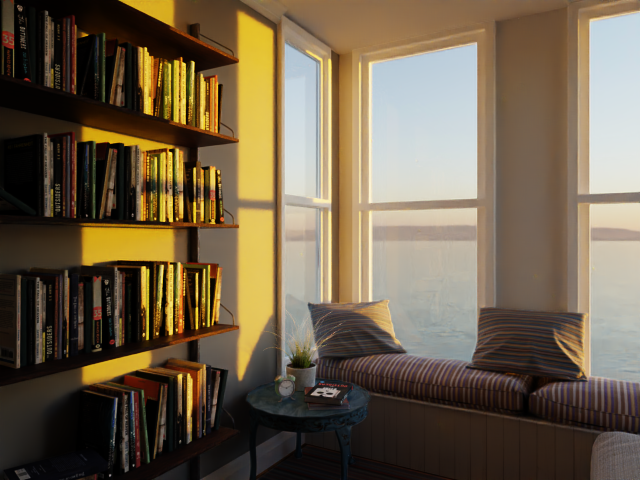
#> input picture Data/Frame1.tif, 640 x 480 px
$ jupyter execute comp_vision.ipynb
#> lines starting #> are read from the running program, lines starting #| are printed output that depends on the picture; long printed decimals are rounded
[cell 1]
from matplotlib import pyplot as plt
import cv2 as cv
import numpy as np

[cell 2]
###implement SIFT on image 1
img1 = cv.imread('Data/Frame1.tif')
#> img1 is the input picture: shape (480, 640, 3); mean B, G, R 74.2, 95.9, 110.6
gray1= cv.cvtColor(img1,cv.COLOR_BGR2GRAY)
sift1 = cv.SIFT_create()
kp1 = sift1.detect(gray1,None)
#> kp1 = 1081 keypoints; strongest (x, y, size): (193, 63, 2.8), (197, 274, 1.9), (197, 309, 2), (197, 327, 1.9)
img1=cv.drawKeypoints(gray1,kp1,img1)
cv.imwrite('sift_keypoints_img1.jpg',img1)
#> Out = True

[cell 3]
###implement SIFT on image 2
img2 = cv.imread('Data/Frame2.tif')
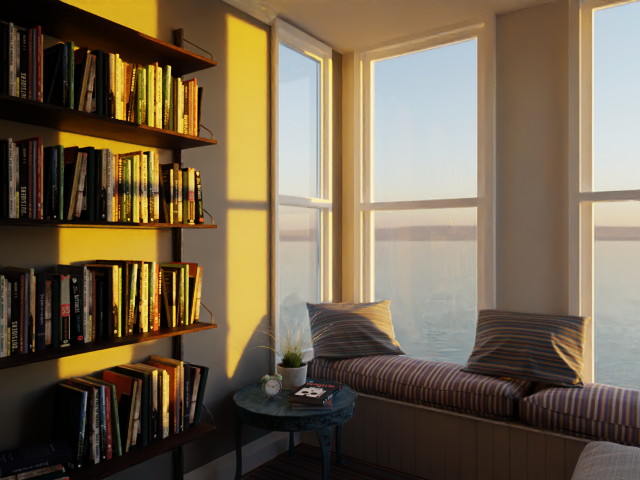
#> input picture Data/Frame2.tif, 640 x 480 px
#> img2 is the input picture: shape (480, 640, 3); mean B, G, R 76.9, 100.2, 115.4
gray2= cv.cvtColor(img2,cv.COLOR_BGR2GRAY)
sift2 = cv.SIFT_create()
kp2 = sift2.detect(gray2,None)
#> kp2 = 1120 keypoints; strongest (x, y, size): (130, 330, 1.9), (115, 331, 2), (118, 55, 2), (136, 266, 3)
img2=cv.drawKeypoints(gray2,kp2,img2)
cv.imwrite('sift_keypoints_img2.jpg',img2)
#> Out = True

[cell 4]
###Draw matches of salient features
img1 = cv.imread('Data/Frame1.tif',cv.IMREAD_GRAYSCALE)
#> img1: shape (480, 640); min 0, max 244, mean 97.8
img2 = cv.imread('Data/Frame2.tif',cv.IMREAD_GRAYSCALE)
#> img2: shape (480, 640); min 0, max 248, mean 102.1
# Initiate SIFT detector
sift = cv.SIFT_create()
# find the keypoints and descriptors with SIFT
kp1, des1 = sift.detectAndCompute(img1,None)
#> kp1 = 1082 keypoints; strongest (x, y, size): (193, 63, 2.8), (197, 274, 1.9), (197, 309, 2), (197, 327, 1.9)
kp2, des2 = sift.detectAndCompute(img2,None)
# BFMatcher with default params
bf = cv.BFMatcher()
matches = bf.knnMatch(des1,des2,k=2)
#> matches = 1082 matches
# Apply ratio test
good = []
for m,n in matches:
    if m.distance < 0.75*n.distance: #default is 0.75
        good.append([m])
#> after the loop, good = 479 matches
#draw matches
img3 = cv.drawMatchesKnn(img1,kp1,img2,kp2,good,None,flags=cv.DrawMatchesFlags_NOT_DRAW_SINGLE_POINTS)
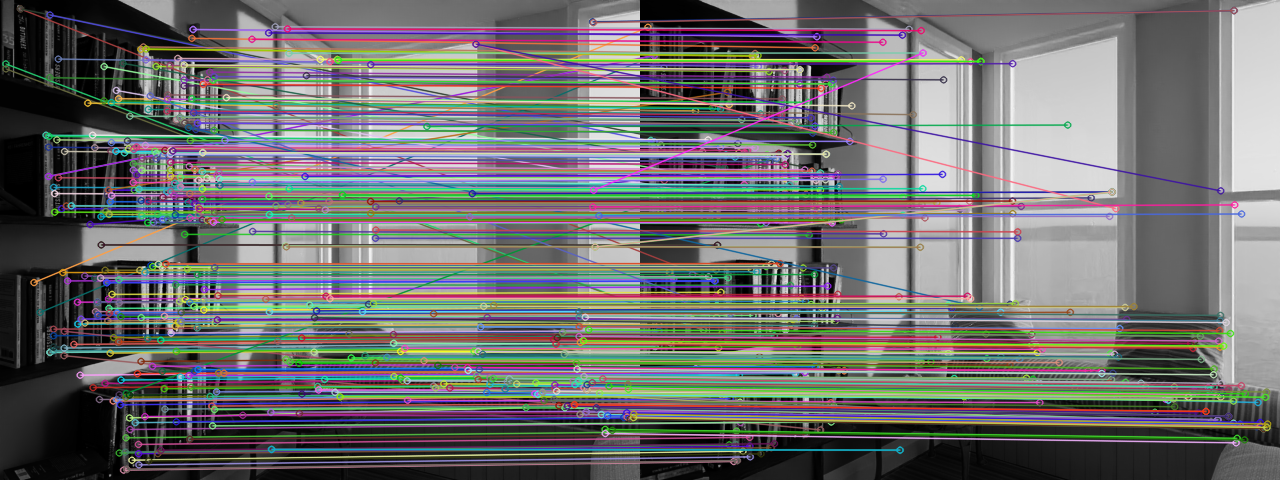
#> img3: shape (480, 1280, 3); mean of channels 0, 1, 2 110.4, 111.1, 111.4; drawn as B, G, R
plt.imshow(img3),plt.show()
cv.imwrite('two_compared.jpg',img3)
#> Out = True

[cell 5]
###Find and print fundamental matrix
img1 = cv.imread('Data/Frame1.tif',cv.IMREAD_GRAYSCALE)
img2 = cv.imread('Data/Frame2.tif',cv.IMREAD_GRAYSCALE)
# Initiate SIFT detector
sift = cv.SIFT_create()
# find the keypoints and descriptors with SIFT
kp1, des1 = sift.detectAndCompute(img1,None)
kp2, des2 = sift.detectAndCompute(img2,None)
# BFMatcher with default params
bf = cv.BFMatcher()
matches = bf.knnMatch(des1,des2,k=2)
# Apply ratio test
good = []
pts1 = []
pts2 = []
for m,n in matches:
    if m.distance < 0.75*n.distance: #default is 0.75
        good.append([m])
        #store salient features coordinates
        pts2.append(kp2[m.trainIdx].pt)
        pts1.append(kp1[m.queryIdx].pt)
#> after the loop, pts1 = 479 pairs, first value 5.38 to 633.3, second value 8.45 to 469.6; pts2 = 479 pairs, first value 7.44 to 627.1, second value 10.13 to 461
pts1 = np.int32(pts1)
#> pts1 = 479 pairs, first value 5 to 633, second value 8 to 469
pts2 = np.int32(pts2)
#> pts2 = 479 pairs, first value 7 to 627, second value 10 to 460
F, mask = cv.findFundamentalMat(pts1,pts2,cv.FM_LMEDS)
#> F = [[3.7e-07, 2.8e-05, -0.00881], [-1.44e-05, 2.32e-07, -0.0818], [0.0055, 0.0775, 1]]; mask = 479 values, max 1 at index 6, min 0 at index 0, mean 0.877
print(F)
#| [[ 3.69842074e-07  2.80479875e-05 -8.81313330e-03]
#|  [-1.44397504e-05  2.32175973e-07 -8.18441166e-02]
#|  [ 5.49995702e-03  7.75042240e-02  1.00000000e+00]]
# We select only inlier points
pts1 = pts1[mask.ravel()==1]
#> pts1 = 420 pairs, first value 45 to 633, second value 26 to 469
pts2 = pts2[mask.ravel()==1]
#> pts2 = 420 pairs, first value 10 to 627, second value 28 to 460

[cell 6]
### function to draw epipolar lines
def drawlines(img1,img2,lines,pts1,pts2):
    ''' img1 - image on which we draw the epilines for the points in img2
        lines - corresponding epilines '''
    r,c = img1.shape
    img1 = cv.cvtColor(img1,cv.COLOR_GRAY2BGR)
    img2 = cv.cvtColor(img2,cv.COLOR_GRAY2BGR)
    for r,pt1,pt2 in zip(lines,pts1,pts2):
        color = tuple(np.random.randint(0,255,3).tolist())
        x0,y0 = map(int, [0, -r[2]/r[1] ])
        x1,y1 = map(int, [c, -(r[2]+r[0]*c)/r[1] ])
        img1 = cv.line(img1, (x0,y0), (x1,y1), color,1)
        img1 = cv.circle(img1,tuple(pt1),5,color,-1)
        img2 = cv.circle(img2,tuple(pt2),5,color,-1)
    return img1,img2

[cell 7]
# Find epilines corresponding to points in right image (second image) and
# drawing its lines on left image
lines1 = cv.computeCorrespondEpilines(pts2.reshape(-1,1,2), 2,F)
#> lines1 = 420 rows, first 8: [0.0449, 0.999, -134.3], [0.0424, 0.999, -148.2], [0.0445, 0.999, -136.6], [0.0548, 0.998, -77.92], [0.00653, 1, -351.9], [0.00653, 1, -351.9], [0.00691, 1, -349.8], [0.0106, 1, -328.8]
lines1 = lines1.reshape(-1,3)
img5,img6 = drawlines(img1,img2,lines1,pts1,pts2)
#> the loop in drawlines, `for r,pt1,pt2 in zip(lines,pts1,pts2):` made 420 passes
#> (r, pt1, pt2, color, y0, y1) on passes 1 to 3: ([0.0449, 0.999, -134.3], [45, 134], [10, 139], (172, 47, 117), 134, 105), ([0.0424, 0.999, -148.2], [48, 146], [13, 152], (192, 67, 251), 148, 121), ([0.0445, 0.999, -136.6], [48, 135], [13, 141], (195, 103, 9), 136, 108)
#> after the loop in drawlines, `for r,pt1,pt2 in zip(lines,pts1,pts2):`:
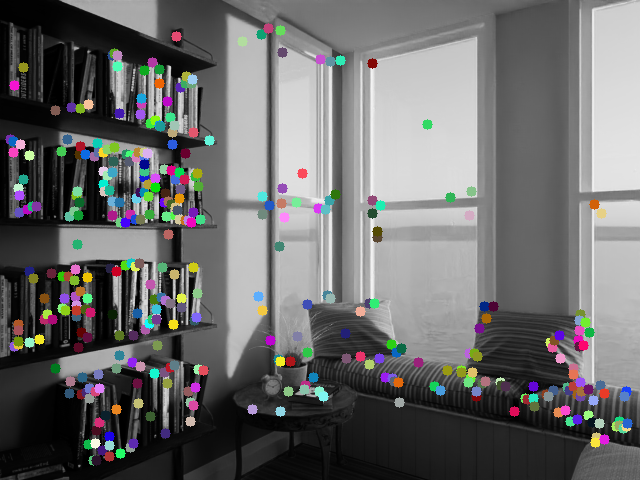
#> img2: shape (480, 640, 3); mean B, G, R 105.5, 105.5, 105.5
# Find epilines corresponding to points in left image (first image) and
# drawing its lines on right image
lines2 = cv.computeCorrespondEpilines(pts1.reshape(-1,1,2), 1,F)
#> lines2 = 420 rows, first 8: [-0.061, -0.998, 140.8], [-0.0569, -0.998, 152.2], [-0.0606, -0.998, 141.9], [-0.0801, -0.997, 87.41], [0.0127, -1, 345.2], [0.0127, -1, 345.2], [0.0124, -1, 344.3], [0.00492, -1, 323.7]
lines2 = lines2.reshape(-1,3)
img3,img4 = drawlines(img2,img1,lines2,pts2,pts1)
#> the loop in drawlines (call 2), `for r,pt1,pt2 in zip(lines,pts1,pts2):` made 420 passes
#> (r, pt1, pt2, color, y0, y1) on passes 1 to 3: ([-0.061, -0.998, 140.8], [10, 139], [45, 134], (145, 208, 112), 141, 101), ([-0.0569, -0.998, 152.2], [13, 152], [48, 146], (43, 110, 197), 152, 116), ([-0.0606, -0.998, 141.9], [13, 141], [48, 135], (118, 147, 239), 142, 103)
#> after the loop in drawlines (call 2), `for r,pt1,pt2 in zip(lines,pts1,pts2):`:
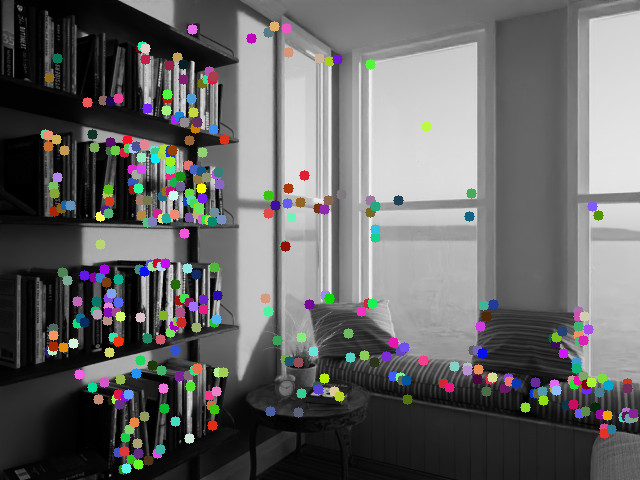
#> img2: shape (480, 640, 3); mean B, G, R 101.1, 101.1, 101.5
plt.subplot(121),plt.imshow(img5)
plt.subplot(122),plt.imshow(img3)
plt.show()
#> figure, not shown here; B, G, R data is drawn as R, G, B
cv.imwrite('epipolar_1.jpg',img5)
cv.imwrite('epipolar_2.jpg',img3)
#> Out = True

[cell 8]
### keep only epilines that fulfill the epipolar constraint with a threshold of below 0.1
temp_pts1 = pts1
#> temp_pts1 has the same summary as pts1
temp_pts2 = pts2
#> temp_pts2 has the same summary as pts2
good = []

for i in range(len(pts1)):
    if np.abs(np.transpose(np.append(pts1[i],1))@ F @ np.append(pts2[i],1)) < 0.1:
        good.append(i)
#> after the loop, good = 84 values from 13 to 315

pts1 = pts1[good]
#> pts1 = 84 pairs, first value 54 to 375, second value 52 to 396
pts2 = pts2[good]
#> pts2 = 84 pairs, first value 19 to 380, second value 52 to 396

[cell 9]
### Plot these new epilines
lines1 = cv.computeCorrespondEpilines(pts2.reshape(-1,1,2), 2,F)
#> lines1 = 84 rows, first 8: [0.0313, 1, -211.4], [0.0318, 0.999, -208.6], [0.0323, 0.999, -205.7], [0.0323, 0.999, -205.8], [0.0303, 1, -217.4], [0.0251, 1, -246.4], [0.0251, 1, -246.4], [0.0311, 1, -212.4]
lines1 = lines1.reshape(-1,3)
img5,img6 = drawlines(img1,img2,lines1,pts1,pts2)
#> the loop in drawlines (call 3), `for r,pt1,pt2 in zip(lines,pts1,pts2):` made 84 passes
#> (r, pt1, pt2) on passes 17 to 28: ([0.0293, 1, -222.6], [162, 218], [135, 219]), ([0.0341, 0.999, -195.6], [166, 191], [140, 192]), ([0.0341, 0.999, -195.6], [166, 191], [140, 192]), ([0.0293, 1, -222.7], [166, 218], [140, 219]), ([0.0341, 0.999, -195.8], [170, 191], [144, 192]), ([0.0333, 0.999, -200], [173, 195], [148, 196]), ([0.0301, 1, -218], [174, 214], [149, 214]), ([0.0349, 0.999, -191.2], [180, 186], [155, 187]), ([0.0265, 1, -238.5], [184, 233], [168, 234]), ([0.0322, 0.999, -206.6], [187, 201], [164, 202]), ([0.0337, 0.999, -197.6], [189, 193], [165, 193]), ([0.0323, 0.999, -205.7], [191, 200], [168, 201])
#> (r, pt1, pt2, color, y0, y1) on passes 1 to 6: ([0.0313, 1, -211.4], [54, 211], [19, 212], (71, 96, 189), 211, 191), ([0.0318, 0.999, -208.6], [61, 208], [27, 209], (1, 246, 175), 208, 188), ([0.0323, 0.999, -205.7], [65, 205], [32, 206], (124, 109, 118), 205, 185), ([0.0323, 0.999, -205.8], [70, 205], [36, 206], (171, 218, 15), 205, 185), ([0.0303, 1, -217.4], [100, 216], [69, 216], (68, 202, 85), 217, 198), ([0.0251, 1, -246.4], [100, 244], [77, 244], (167, 106, 235), 246, 230)
#> after the loop in drawlines (call 3), `for r,pt1,pt2 in zip(lines,pts1,pts2):`: img1: shape (480, 640, 3); mean B, G, R 99.3, 98.3, 98.5
#> after the loop in drawlines (call 3), `for r,pt1,pt2 in zip(lines,pts1,pts2):`:
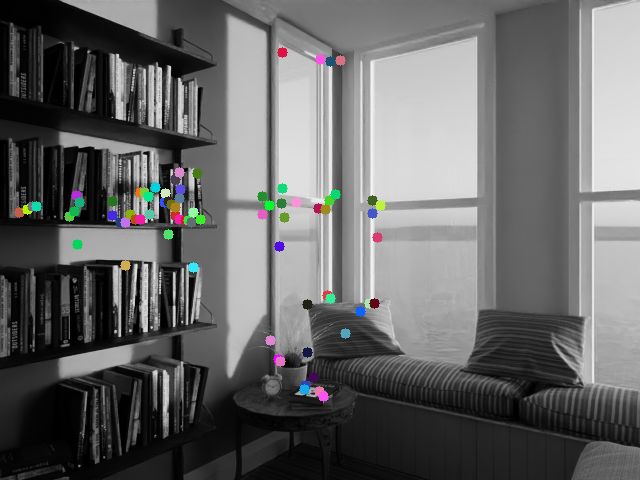
#> img2: shape (480, 640, 3); mean B, G, R 102.3, 102.4, 102.1
# Find epilines corresponding to points in left image (first image) and
# drawing its lines on right image
lines2 = cv.computeCorrespondEpilines(pts1.reshape(-1,1,2), 1,F)
lines2 = lines2.reshape(-1,3)
img3,img4 = drawlines(img2,img1,lines2,pts2,pts1)
#> the loop in drawlines (call 4), `for r,pt1,pt2 in zip(lines,pts1,pts2):` made 84 passes
#> (r, pt1, pt2) on passes 1 to 12: ([-0.0348, -0.999, 213.6], [19, 212], [54, 211]), ([-0.0357, -0.999, 211], [27, 209], [61, 208]), ([-0.0367, -0.999, 208.3], [32, 206], [65, 205]), ([-0.0367, -0.999, 208.5], [36, 206], [70, 205]), ([-0.0326, -0.999, 219.6], [69, 216], [100, 216]), ([-0.0232, -1, 245.8], [77, 244], [100, 244]), ([-0.0232, -1, 245.8], [77, 244], [100, 244]), ([-0.0346, -0.999, 214.2], [74, 211], [105, 210]), ([-0.0399, -0.999, 199.3], [76, 195], [107, 194]), ([-0.0376, -0.999, 205.9], [79, 202], [109, 201]), ([-0.0376, -0.999, 205.9], [112, 201], [140, 200]), ([-0.0326, -0.999, 219.8], [112, 215], [141, 215])
#> pass 1, in drawlines (call 4), `img1 = cv.line(img1, (x0,y0), (x1,y1), color,1)`:
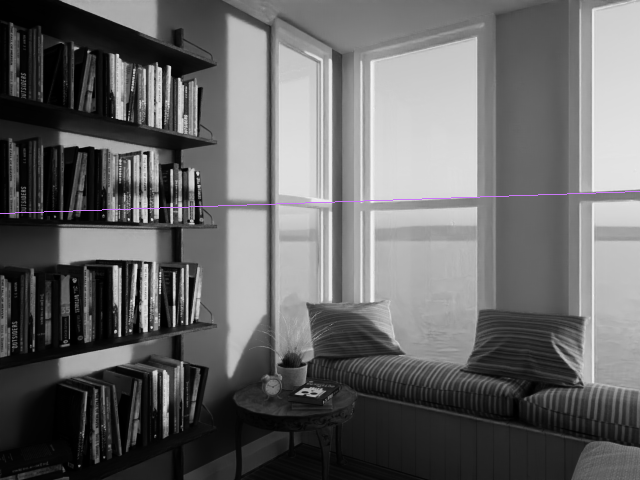
#> img1: shape (480, 640, 3); mean B, G, R 102.4, 102.1, 102.3
#> after the loop in drawlines (call 4), `for r,pt1,pt2 in zip(lines,pts1,pts2):`:
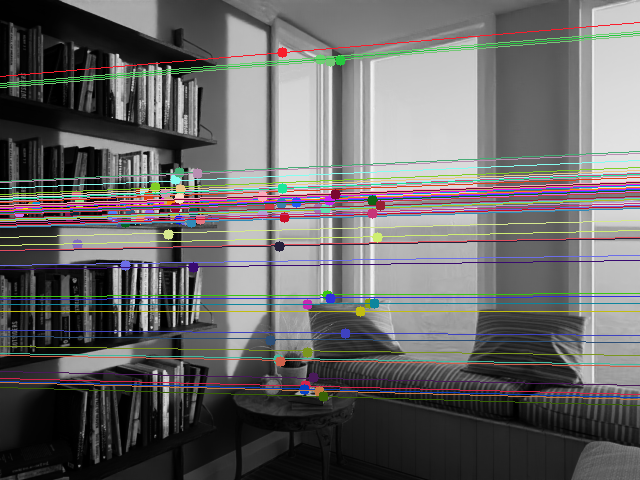
#> img1: shape (480, 640, 3); mean B, G, R 102.5, 102.7, 104
#> after the loop in drawlines (call 4), `for r,pt1,pt2 in zip(lines,pts1,pts2):`:
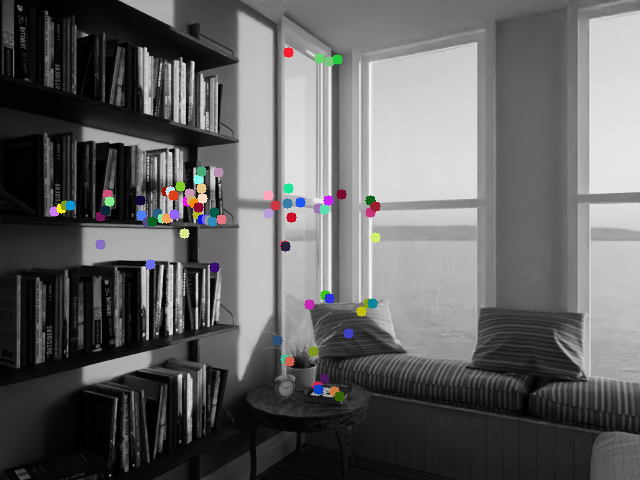
#> img2: shape (480, 640, 3); mean B, G, R 98, 97.9, 98
plt.subplot(121),plt.imshow(img5)
plt.subplot(122),plt.imshow(img3)
plt.show()
#> figure, not shown here; B, G, R data is drawn as R, G, B
cv.imwrite('epipolar_1_new.jpg',img5)
cv.imwrite('epipolar_2_new.jpg',img3)
#> Out = True

[cell 10]
### Camera parameters
k_1 = np.array([[497.77777778, 0., 319.5 ],
    [ 0., 497.77777778, 239.5 ],
    [0., 0., 1. ]], dtype=np.float64)
k_2 = k_1.copy()
distortion = np.array([0.0, 0.0, 0.0, 0.0, 0.0], dtype=np.float64)
r_vec = np.array([[9.96194713e-01, -5.41550256e-08, 8.71558063e-02],
                  [-1.60560472e-08, 1.00000012e+00, -5.68126794e-08],
                  [-8.71558795e-02, 1.94016203e-08, 9.96194765e-01]],dtype=np.float64)
t_vec = np.array([-2.48746482e-01, 1.28814475e-08, 1.27242718e-02],dtype=np.float64)
im_size = gray1.shape

[cell 11]
###start rectifying images / get Q matrix to grab f and t
rotation1, rotation2, pose1, pose2, Q, roi1, roi2 = \
        cv.stereoRectify(cameraMatrix1=k_1,
                          distCoeffs1=distortion,
                          cameraMatrix2=k_2,
                          distCoeffs2=distortion,
                          imageSize=(im_size[1], im_size[0]),
                          R=r_vec,
                          T=t_vec,
                          flags=cv.CALIB_ZERO_DISPARITY,
                          alpha = 1.0
                          )
f = Q[2,3]
t = 1/Q[3,2]*(-1)
f_t = f*t
print('f={}'.format(f))
#| f=452.678
print('t={}'.format(t))
#| t=-0.2491
print('Q={}'.format(Q))
#| Q=[[   1.            0.            0.         -324.777]
#|  [   0.            1.            0.         -239.5       ]
#|  [   0.            0.            0.          452.678]
#|  [   0.            0.            4.015   -0.        ]]

[cell 12]
### Rectify images and plot them side. by side
map1x, map1y = cv.initUndistortRectifyMap(k_1,distortion,rotation1, pose1, (im_size[1], im_size[0]), cv.CV_32FC1)
map2x, map2y = cv.initUndistortRectifyMap(k_2,distortion,rotation2, pose2, (im_size[1], im_size[0]), cv.CV_32FC1)
img_rect1 = cv.remap(gray1, map1x, map1y, cv.INTER_LINEAR)
img_rect2 = cv.remap(gray2, map2x, map2y, cv.INTER_LINEAR)

    # draw the images side by side
total_size = (max(img_rect1.shape[0], img_rect2.shape[0]), img_rect1.shape[1] + img_rect2.shape[1])
img = np.zeros(total_size, dtype=np.uint8)
img[:img_rect1.shape[0], :img_rect1.shape[1]] = img_rect1
img[:img_rect2.shape[0], img_rect1.shape[1]:] = img_rect2

# draw horizontal lines every 25 px accross the side by side image
for i in range(20, img.shape[0], 25):
    cv.line(img, (0, i), (img.shape[1], i), (255, 0, 0))
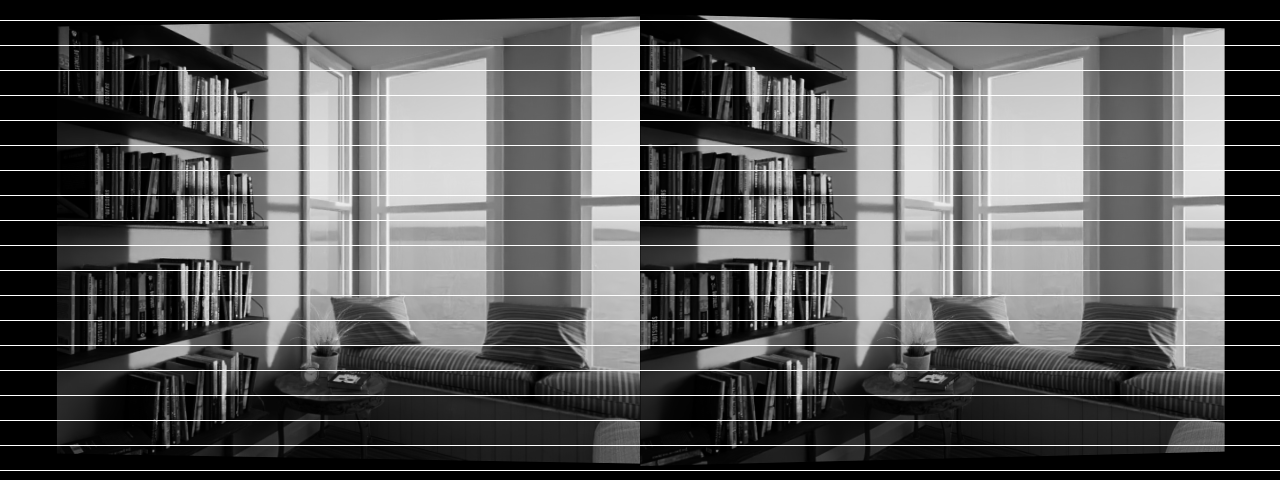
#> img: shape (480, 1280); min 0, max 255, mean 89.7

cv.imshow('imgRectified', img)
cv.waitKey()
#> Out = 27

[cell 13]
print('Purple Difference')
disparity_1 = 61
disparity_2 = 38
depth_1 = f_t/disparity_1
depth_2 = f_t/disparity_2
difference = np.abs(depth_1 - depth_2)
print(difference)
#| 1.119

[cell 14]
print('Green Difference')
disparity_1 = 60
disparity_2 = 48
depth_1 = f_t/disparity_1
depth_2 = f_t/disparity_2
difference = np.abs(depth_1 - depth_2)
print(difference)
#| 0.4698

[cell 15]
print('Red Difference')
disparity_1 = 53
disparity_2 = 42
depth_1 = f_t/disparity_1
depth_2 = f_t/disparity_2
difference = np.abs(depth_1 - depth_2)
print(difference)
#| 0.5572

[cell 16]
###Get disparity matrix
map1x, map1y = cv.initUndistortRectifyMap(k_1,distortion,rotation1, pose1, (im_size[1], im_size[0]), cv.CV_32FC1)
map2x, map2y = cv.initUndistortRectifyMap(k_2,distortion,rotation2, pose2, (im_size[1], im_size[0]), cv.CV_32FC1)
img_rect1 = cv.remap(gray1, map1x, map1y, cv.INTER_LINEAR)
img_rect2 = cv.remap(gray2, map2x, map2y, cv.INTER_LINEAR)
stereo = cv.StereoBM_create(numDisparities=128, blockSize=15)

disparity = stereo.compute(img_rect1, img_rect2)
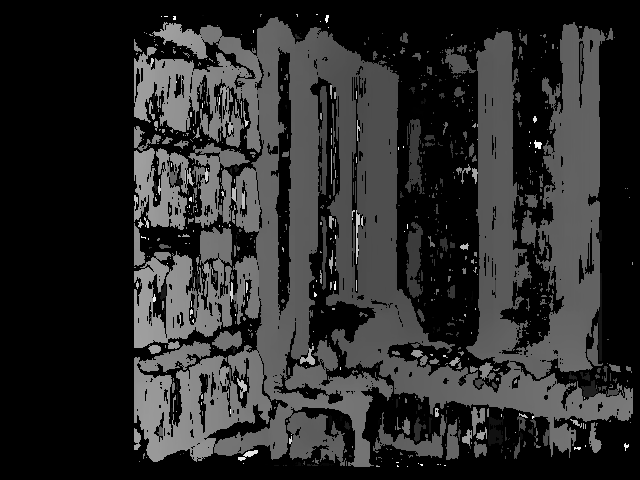
#> disparity: shape (480, 640) int16; min -16, max 2032, mean 332.5; drawn with min black and max white
plt.imshow(disparity,'gray')
plt.savefig('disparity_map')
plt.show()

[cell 17]
disparity[61, 259]
#> Out = -16
